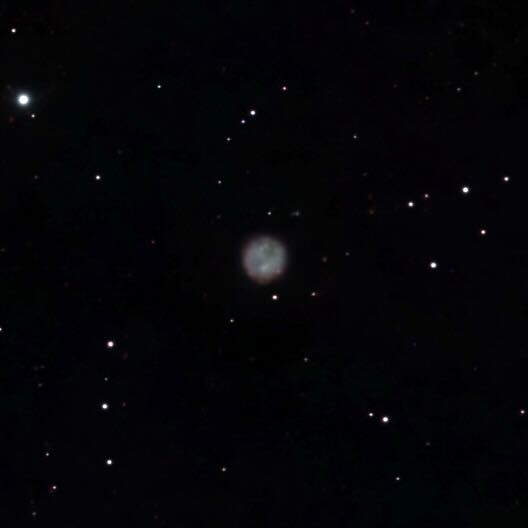
#> input picture targets/nebulae/m97/m97_2026-04-18.jpg, 528 x 528 px, found by its file name
$ python enhance_m97.py
#> lines starting #> are read from the running program, lines starting #| are printed output that depends on the picture
#!/usr/bin/env python3
"""Enhance M97 Owl Nebula JPG using astro-style image processing."""

import numpy as np
from PIL import Image, ImageFilter, ImageEnhance
import sys

INPUT = "/home/dlwiii/astro/targets/nebulae/m97/m97_2026-04-18.jpg"
OUTPUT = "/home/dlwiii/astro/targets/nebulae/m97/m97_2026-04-18_enhanced.jpg"


def stretch_channel(arr, black_point, white_point, stretch_factor=4.0):
    """Asinh stretch between black_point and white_point."""
    channel = arr.astype(np.float64)
    stretched = (channel - black_point) / max(white_point - black_point, 1.0)
    stretched = np.clip(stretched, 0, 1)
    result = np.arcsinh(stretch_factor * stretched) / np.arcsinh(stretch_factor)
    return np.clip(result, 0, 1)


def process():
    img = Image.open(INPUT)
#> img is the input picture: PIL image 528x528 RGB; mean R, G, B 3.8, 3.6, 7.1
    arr = np.array(img, dtype=np.float64)

    # Use luminance to find black/white points
    lum = arr.mean(axis=2).flatten()
    # Black point: just above noise floor — p30 of all pixels
    # (most pixels are dark sky, so p30 is still background)
    black_point = np.percentile(lum, 30)
#> black_point = 3.33
    # White point: p99.7 — let bright star cores clip, preserve nebula range
    white_point = np.percentile(lum, 99.7)
#> white_point = 101.7
    print(f"black_point={black_point:.1f}  white_point={white_point:.1f}")
#| black_point=3.3  white_point=101.7

    out = np.zeros_like(arr)
    for ch in range(3):
        out[:, :, ch] = stretch_channel(arr[:, :, ch], black_point, white_point, stretch_factor=5.0)
#> this loop made 3 passes
#> pass 1, in stretch_channel, `result = np.arcsinh(stretch_factor * stretched) / np.arcsinh(stretch_f..`:
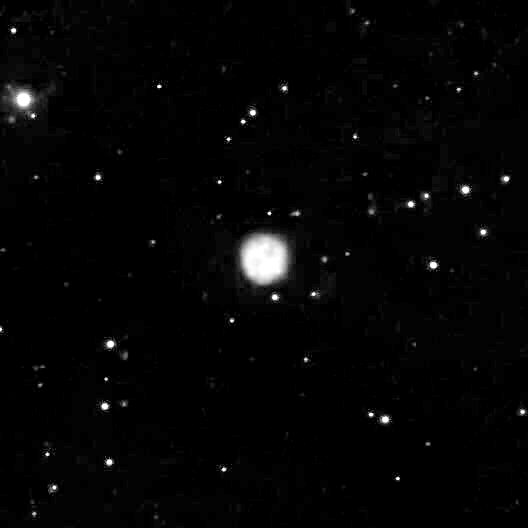
#> result: shape (528, 528) float64; min 0, max 1, mean 0.02
#> after the loop:
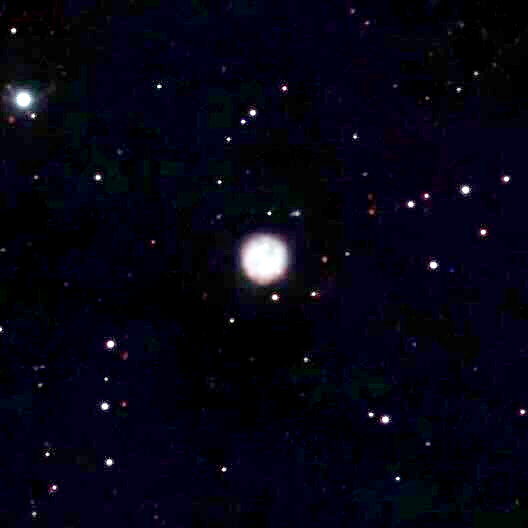
#> out: shape (528, 528, 3) float64; mean R, G, B 0.02, 0.0187, 0.0749

    out8 = (out * 255).astype(np.uint8)
    result = Image.fromarray(out8)

    # Unsharp mask for nebula shell detail
    result = result.filter(ImageFilter.UnsharpMask(radius=2, percent=110, threshold=5))
#> result: PIL image 528x528 RGB

    # Saturation boost for nebula color
    result = ImageEnhance.Color(result).enhance(1.4)

    result.save(OUTPUT, quality=95)
    print(f"Saved: {OUTPUT}")

    out_arr = np.array(result)
    print(f"Output mean: {out_arr.mean():.1f}")
#| Output mean: 10.9


if __name__ == "__main__":
    process()
